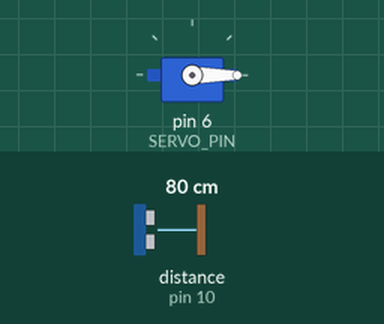
Bench run of a sketch on a simulated Arduino Uno, built with avr-gcc and run on an emulated ATmega328P. On the bench: servo. Wiring (inferred from the names in the program): ultrasonic range finder: trigger pin 9; echo pin 10. Inputs (shaded band) come from the test bench; at power-on: distance to the obstacle (sensor on pin 10) 80 cm. The echo pulse lasts 58.3 µs per cm.

Above: at 2.2 s.
2.3 s: distance to the obstacle (sensor on pin 10) set to 18 cm
5.0 s: distance to the obstacle (sensor on pin 10) set to 13 cm
At 5.6 s:
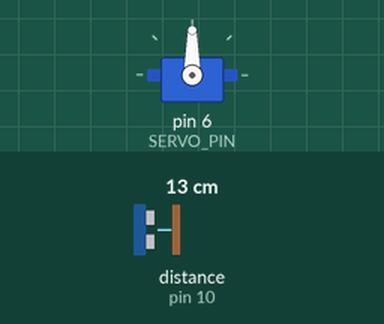
7.7 s: distance to the obstacle (sensor on pin 10) set to 35 cm
At 9.5 s:
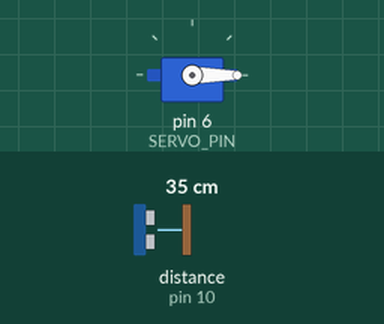
10.4 s: distance to the obstacle (sensor on pin 10) set to 2 cm
At 12.7 s:
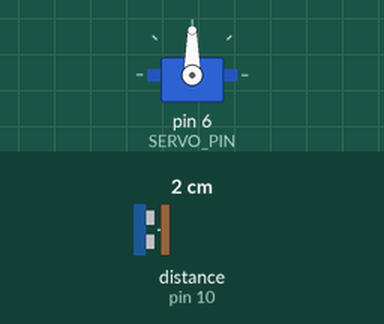
Timing chart, 0 to 14.2 s (numbered marks = the images above; inputs shaded):
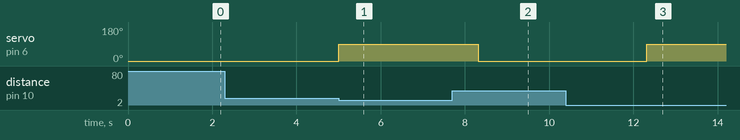

Measured:
- the behaviour switches between 16 and 15 cm on distance to the obstacle (sensor on pin 10) (found by bisection; images 0 and 1)
- after the input at 2.3 s, every drawn part: stays the same
- after the input at 5.0 s, servo on pin 6 (SERVO_PIN): 0° → 90° at once
- after the input at 7.7 s, servo on pin 6 (SERVO_PIN): 90° → 0° after 0.61 s
- after the input at 10.4 s, servo on pin 6 (SERVO_PIN): 0° → 90° after 1.9 s

The sketch:

automatakuka.ino
```cpp
#include <Servo.h>

// Pin definíciók
#define TRIG_PIN  9
#define ECHO_PIN  10
#define MAX_DISTANCE 200 // Maximális mérhető távolság (cm)
#define SERVO_PIN 6

// Szervo motor objektum
Servo myservo;

void setup() {
  // Szervo motor inicializálása
  myservo.attach(SERVO_PIN);
  myservo.write(0); // Nyitott állapot (0 fok)
  delay(1000);

  // Ultrahangos szenzor beállítása
  pinMode(TRIG_PIN, OUTPUT);
  pinMode(ECHO_PIN, INPUT);
}

void loop() {
  // Ultrahangos mérés
  long duration, distance;

  // A TRIG_PIN kiadása (impulzus)
  digitalWrite(TRIG_PIN, LOW);
  delayMicroseconds(2);
  digitalWrite(TRIG_PIN, HIGH);
  delayMicroseconds(10);
  digitalWrite(TRIG_PIN, LOW);

  // Visszajövő impulzus hossza
  duration = pulseIn(ECHO_PIN, HIGH);

  // Távolság kiszámítása
  distance = duration * 0.0344 / 3; // Az ultrahang sebessége 343 m/s, és az értéket centiméterben adjuk meg.

  // Ha a távolság kisebb, mint 10 cm, kinyitjuk a kukát
  if (distance > 0 && distance < 10) {
    myservo.write(90); // Záró pozíció (kuka nyitás)
    delay(100); // Várakozás, hogy a kuka nyitva legyen .
  }
  // Ha a távolság nagyobb, mint 10 cm, bezárjuk a kukát
  else {
    myservo.write(0); // Nyitott állapot (kuka zárás)
    delay(1000); // Várakozás, hogy a kuka zárva legyen .
  }

  delay(1000); // Kis késleltetés a következő mérés előtt .
}
```
